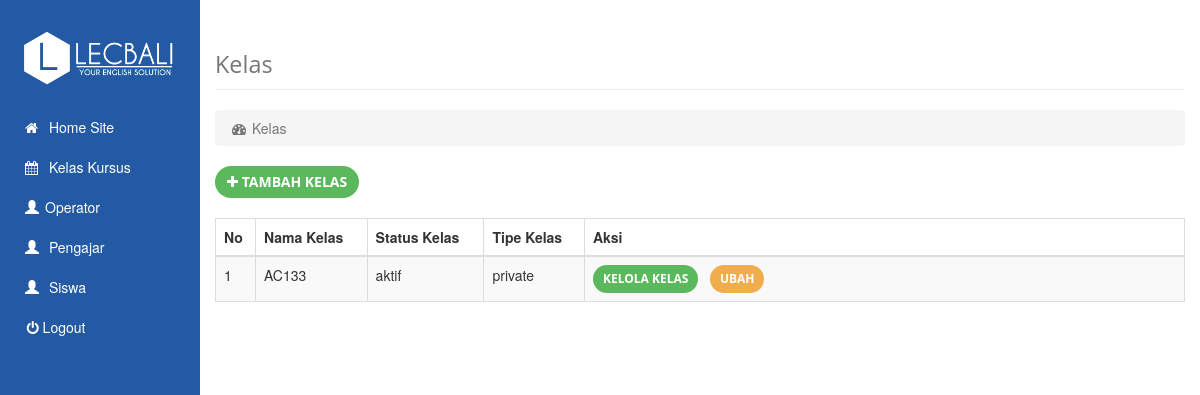
The page /index.php/kelas on the database its author committed.
### tables this page shows
CREATE TABLE `kelas` (
  `id` int(11) NOT NULL,
  `nama` varchar(15) NOT NULL,
  `status` varchar(20) NOT NULL,
  `tipe` varchar(255) NOT NULL,
  `hari` varchar(30) NOT NULL,
  `jam` varchar(30) NOT NULL,
  `level` varchar(30) NOT NULL,
  `id_siswa` int(11) NOT NULL,
  `id_pengajar` int(11) NOT NULL
);

### application/controllers/kelas.php (called while the page is built, shortened)
<?php if ( ! defined('BASEPATH')) exit('No direct script access allowed');
class Kelas extends CI_Controller{
	function __construct(){
		$this->load->model('m_kelas');
		$this->load->model('m_users');
	}
	function index() {
		$data['title'] = 'Kelas';
		$data['data'] =  $this->m_kelas->get_kelas();
		$data['content'] = 'kelas/lists';
		$this->load->view('dashboard', $data);
	}
}

### index.php (called while the page is built, shortened)
<?php
require_once BASEPATH.'core/CodeIgniter.php';

### application/models/m_kelas.php (called while the page is built, shortened)
<?php
class M_Kelas extends CI_Model{
	function get_kelas($where = null){
		$query = $this->db->get_where('kelas', $where);
		return $query->result_object();
	}
}

### application/views/kelas/lists.php (the view, shortened to what this page needs)
<a href="<?php echo base_url() ?>kelas/form" type="button" class="btn btn-success"><i class="fa fa-plus"></i> Tambah Kelas</a>
<br> <br>
<div class="table-responsive">
    <table class="table table-bordered table-hover table-striped">
        <thead>
            <tr>
                <th>No</th>
                <th>Nama Kelas</th>
                <th>Status Kelas</th>
                <th>Tipe Kelas</th>
                <th>Aksi</th>
            </tr>
        </thead>
        <tbody>
        <?php
        $no = 1;
        if(!empty($data)) :
            foreach ($data as $val) :
            ?>
            <tr>
                <td width="40px"><?= $no++; ?></td>
                <td><?= $val->nama; ?></td>
                <td><?= $val->status; ?></td>
                <td><?= $val->tipe; ?></td>
                <td width="600px">
                    <a href="<?= base_url();?>kelas/absensi/<?php echo $val->id; ?>" class="btn btn-sm btn-success">Kelola Kelas</a>
                    <a href="<?= base_url();?>kelas/form/<?php echo $val->id; ?>" class="btn  btn-sm btn-warning">Ubah</a>
                </td>
            </tr>
        <?php
            endforeach;
        endif;
        ?>
        </tbody>
    </table>
</div>

### assets/css/sb-admin.css (style rules this page uses)
body { background-color: #222; }

### assets/css/style.css (style rules this page uses)
html, body { height: 100%; min-height: 100%; }
body { background-color: white; }

### rows shown on the page
kelas: nama "AC133", status "aktif", tipe "private"

### other values the page prints
$title "Kelas"
